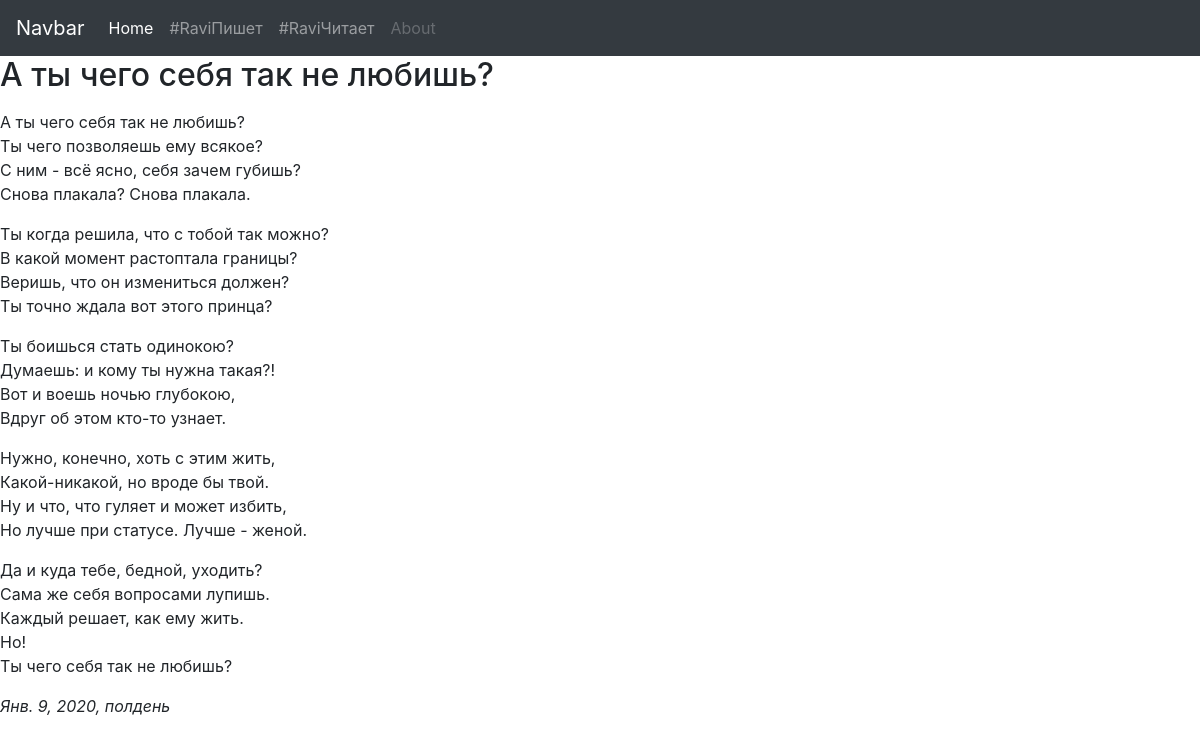
Page /rwr/5/ on the committed database.
### rwr/models.py (models this page shows, shortened)
class Article(models.Model):
    article_title = models.CharField('Название статьи', max_length = 200)
    article_text = models.TextField('Текст статьи')
    pub_date = models.DateTimeField('Дата публикации')
    photo = models.ForeignKey(Photo, on_delete=models.DO_NOTHING, blank=True, null=True)
    class Meta():
        verbose_name = 'Стих'
        verbose_name_plural = 'Стихи'

### rwr/views.py (the view)
# urls.py: path('<int:article_id>/', views.detail, name='detail'),
def detail(request, article_id):
    try:
        article_detail = Article.objects.get(id = article_id)
    except:
        raise Http404("Статья не найдена")
    latest_comments_list = article_detail.comment_set.order_by('-id')[:10]
    return render(request, 'rwr/detail.html', {'article':article_detail, 'latest_comments_list':latest_comments_list})

### rwr/templates/rwr/detail.html (shortened to what this page needs)
{% extends 'base.html' %}
{% block content %}
    <h2>{{ article.article_title }}</h2>
    <p>{{ article.article_text|linebreaks }}</p>
    <em>{{ article.pub_date }}</em>
{% endblock %}

### rows in the picture
Article: article_title "А ты чего себя так не любишь?", article_text "А ты чего себя так не любишь? Ты чего позволяешь ему всякое? С ним - всё ясно, себя зачем губишь? Снова плакала? Снова плакала. Ты когда решила, что с тобой так можно? В какой момент растоптала границы? Веришь, что он измениться должен? Ты точно ждала вот этого принца? Ты боишься стать одинокою? Думаешь: и кому ты нужна такая?! Вот и воешь ночью глубокою, Вдруг об этом кто-то узнает. Нужно, конечно, хоть с этим жить, Какой-никакой, но вроде бы твой. Ну и что, что гуляет и может избить, Но лучше при статусе. Лучше - женой. Да и куда тебе, бедной, уходить? Сама же себя вопросами лупишь. Каждый решает, как ему жить. Но! Ты чего себя так не любишь?", pub_date "Янв. 9, 2020, полдень"
